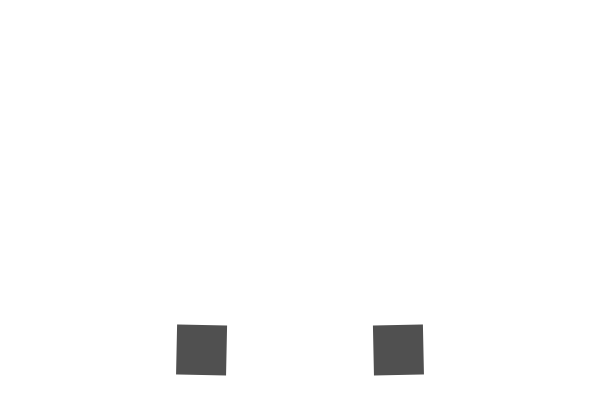
Frame 1 (no input)
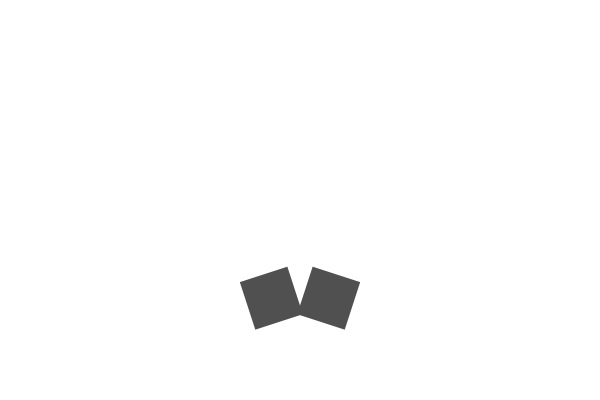
Frame 60 (the mouse pressed at the canvas centre just before this capture)
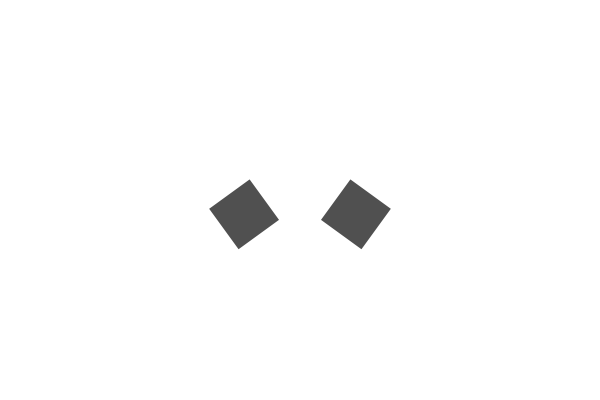
Frame 120 (the mouse held since frame 60 and released just before this capture)

The Processing sketch that drew these frames (run headless with seeded random() and noise(); from frame 60 on, the mouse is pressed at the canvas centre):

// Processing sketch: FinalQ04
// ── FinalQ04.pde
// this program rotates two rectangles around a translation point.
// instead of using translation and rotation to create the circular
// motion, use sin and cosine. 

// if you do this successfully, you'll find that the rectangles 
// move in a circle, but don't spin on their own axis anymore.
// at this point, add a translation to recreate the original motion 
// exactly. 

// the solution will therefore involve the use of sin/cos for the
// circular motion, and a translation/rotation for the rect's rotation,
// instead of the two translation and one rotation operation that is 
// currently in place for each rectangle. 

float amplitude = 75;
float theta = 0;
float increment = TWO_PI/300;

void setup() {
  size(600, 400);
  rectMode(CENTER);
  noStroke();
}

void draw() {
  background(255);
  
  theta = (theta + increment) % TWO_PI;

  fill(80);

  pushMatrix();
  translate(width/3, height/2);
  //rotate(theta);
  pushMatrix();
  //translate(amplitude, 0);
  translate(sin(theta)*amplitude, cos(theta)*amplitude);
  rotate(radians(map(theta,0,TWO_PI, 0, 360)));
  
  rect(sin(theta)*amplitude, cos(theta)*amplitude, 50, 50);
  popMatrix();
  popMatrix();

  pushMatrix();
  translate(2* width/3, height/2);
  //rotate(-theta);
  pushMatrix();
  //translate(-amplitude, 0);
  translate(sin(-theta)*amplitude, cos(-theta)*amplitude);
  rotate(-radians(map(theta,0,TWO_PI, 0, 360)));
  
  rect(sin(-theta)*amplitude, cos(-theta)*amplitude, 50, 50);
  popMatrix();
  popMatrix();
}

//basically done, rotation slightlly off
